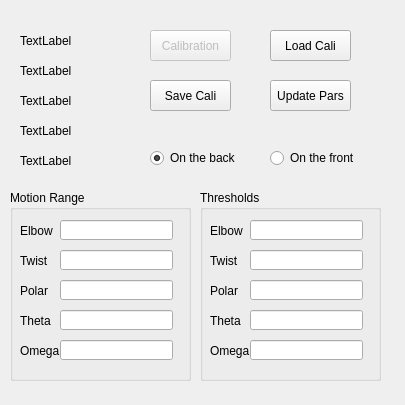
<?xml version="1.0" encoding="UTF-8"?>
<ui version="4.0">
 <class>CalibrationWindow</class>
 <widget class="QMainWindow" name="CalibrationWindow">
  <property name="geometry">
   <rect>
    <x>0</x>
    <y>0</y>
    <width>405</width>
    <height>405</height>
   </rect>
  </property>
  <property name="sizePolicy">
   <sizepolicy hsizetype="Fixed" vsizetype="Fixed">
    <horstretch>0</horstretch>
    <verstretch>0</verstretch>
   </sizepolicy>
  </property>
  <property name="minimumSize">
   <size>
    <width>405</width>
    <height>405</height>
   </size>
  </property>
  <property name="maximumSize">
   <size>
    <width>405</width>
    <height>405</height>
   </size>
  </property>
  <property name="windowTitle">
   <string>Calibration Window</string>
  </property>
  <widget class="QWidget" name="centralwidget">
   <widget class="QRadioButton" name="backButton">
    <property name="geometry">
     <rect>
      <x>150</x>
      <y>150</y>
      <width>89</width>
      <height>16</height>
     </rect>
    </property>
    <property name="text">
     <string>On the back</string>
    </property>
    <property name="checked">
     <bool>true</bool>
    </property>
   </widget>
   <widget class="QPushButton" name="savecaliButton">
    <property name="geometry">
     <rect>
      <x>150</x>
      <y>80</y>
      <width>81</width>
      <height>31</height>
     </rect>
    </property>
    <property name="text">
     <string>Save Cali</string>
    </property>
   </widget>
   <widget class="QLabel" name="elbow0">
    <property name="geometry">
     <rect>
      <x>20</x>
      <y>30</y>
      <width>111</width>
      <height>21</height>
     </rect>
    </property>
    <property name="text">
     <string>TextLabel</string>
    </property>
   </widget>
   <widget class="QRadioButton" name="frontButton">
    <property name="geometry">
     <rect>
      <x>270</x>
      <y>150</y>
      <width>89</width>
      <height>16</height>
     </rect>
    </property>
    <property name="text">
     <string>On the front</string>
    </property>
   </widget>
   <widget class="QPushButton" name="loadcaliButton">
    <property name="geometry">
     <rect>
      <x>270</x>
      <y>30</y>
      <width>81</width>
      <height>31</height>
     </rect>
    </property>
    <property name="text">
     <string>Load Cali</string>
    </property>
   </widget>
   <widget class="QLabel" name="azimuthal0">
    <property name="geometry">
     <rect>
      <x>20</x>
      <y>120</y>
      <width>111</width>
      <height>21</height>
     </rect>
    </property>
    <property name="text">
     <string>TextLabel</string>
    </property>
   </widget>
   <widget class="QPushButton" name="calibrationButton">
    <property name="enabled">
     <bool>false</bool>
    </property>
    <property name="geometry">
     <rect>
      <x>150</x>
      <y>30</y>
      <width>81</width>
      <height>31</height>
     </rect>
    </property>
    <property name="text">
     <string>Calibration</string>
    </property>
   </widget>
   <widget class="QGroupBox" name="groupBox">
    <property name="geometry">
     <rect>
      <x>10</x>
      <y>190</y>
      <width>181</width>
      <height>191</height>
     </rect>
    </property>
    <property name="title">
     <string>Motion Range</string>
    </property>
    <widget class="QLabel" name="label_17">
     <property name="geometry">
      <rect>
       <x>10</x>
       <y>150</y>
       <width>54</width>
       <height>21</height>
      </rect>
     </property>
     <property name="text">
      <string>Omega</string>
     </property>
    </widget>
    <widget class="QLabel" name="label_14">
     <property name="geometry">
      <rect>
       <x>10</x>
       <y>60</y>
       <width>54</width>
       <height>21</height>
      </rect>
     </property>
     <property name="text">
      <string>Twist</string>
     </property>
    </widget>
    <widget class="QLabel" name="label_15">
     <property name="geometry">
      <rect>
       <x>10</x>
       <y>90</y>
       <width>54</width>
       <height>21</height>
      </rect>
     </property>
     <property name="text">
      <string>Polar</string>
     </property>
    </widget>
    <widget class="QLineEdit" name="twistText">
     <property name="geometry">
      <rect>
       <x>50</x>
       <y>60</y>
       <width>113</width>
       <height>20</height>
      </rect>
     </property>
     <property name="inputMethodHints">
      <set>Qt::ImhFormattedNumbersOnly</set>
     </property>
     <property name="maxLength">
      <number>10</number>
     </property>
    </widget>
    <widget class="QLineEdit" name="elbowText">
     <property name="geometry">
      <rect>
       <x>50</x>
       <y>30</y>
       <width>113</width>
       <height>20</height>
      </rect>
     </property>
     <property name="inputMethodHints">
      <set>Qt::ImhFormattedNumbersOnly</set>
     </property>
     <property name="maxLength">
      <number>10</number>
     </property>
    </widget>
    <widget class="QLineEdit" name="polarText">
     <property name="geometry">
      <rect>
       <x>50</x>
       <y>90</y>
       <width>113</width>
       <height>20</height>
      </rect>
     </property>
     <property name="inputMethodHints">
      <set>Qt::ImhFormattedNumbersOnly</set>
     </property>
     <property name="maxLength">
      <number>10</number>
     </property>
    </widget>
    <widget class="QLabel" name="label_13">
     <property name="geometry">
      <rect>
       <x>10</x>
       <y>30</y>
       <width>54</width>
       <height>21</height>
      </rect>
     </property>
     <property name="text">
      <string>Elbow</string>
     </property>
    </widget>
    <widget class="QLineEdit" name="thetaText">
     <property name="geometry">
      <rect>
       <x>50</x>
       <y>120</y>
       <width>113</width>
       <height>20</height>
      </rect>
     </property>
     <property name="inputMethodHints">
      <set>Qt::ImhFormattedNumbersOnly</set>
     </property>
     <property name="maxLength">
      <number>10</number>
     </property>
    </widget>
    <widget class="QLabel" name="label_16">
     <property name="geometry">
      <rect>
       <x>10</x>
       <y>120</y>
       <width>54</width>
       <height>21</height>
      </rect>
     </property>
     <property name="text">
      <string>Theta</string>
     </property>
    </widget>
    <widget class="QLineEdit" name="omegaText">
     <property name="geometry">
      <rect>
       <x>50</x>
       <y>150</y>
       <width>113</width>
       <height>20</height>
      </rect>
     </property>
     <property name="inputMethodHints">
      <set>Qt::ImhFormattedNumbersOnly</set>
     </property>
     <property name="maxLength">
      <number>10</number>
     </property>
    </widget>
   </widget>
   <widget class="QLabel" name="polar0">
    <property name="geometry">
     <rect>
      <x>20</x>
      <y>90</y>
      <width>111</width>
      <height>21</height>
     </rect>
    </property>
    <property name="text">
     <string>TextLabel</string>
    </property>
   </widget>
   <widget class="QLabel" name="omega0">
    <property name="geometry">
     <rect>
      <x>20</x>
      <y>150</y>
      <width>111</width>
      <height>21</height>
     </rect>
    </property>
    <property name="text">
     <string>TextLabel</string>
    </property>
   </widget>
   <widget class="QPushButton" name="updateParaButton">
    <property name="geometry">
     <rect>
      <x>270</x>
      <y>80</y>
      <width>81</width>
      <height>31</height>
     </rect>
    </property>
    <property name="text">
     <string>Update Pars</string>
    </property>
   </widget>
   <widget class="QLabel" name="twist0">
    <property name="geometry">
     <rect>
      <x>20</x>
      <y>60</y>
      <width>111</width>
      <height>21</height>
     </rect>
    </property>
    <property name="text">
     <string>TextLabel</string>
    </property>
   </widget>
   <widget class="QGroupBox" name="groupBox_2">
    <property name="geometry">
     <rect>
      <x>200</x>
      <y>190</y>
      <width>181</width>
      <height>191</height>
     </rect>
    </property>
    <property name="title">
     <string>Thresholds</string>
    </property>
    <widget class="QLabel" name="label_18">
     <property name="geometry">
      <rect>
       <x>10</x>
       <y>150</y>
       <width>54</width>
       <height>21</height>
      </rect>
     </property>
     <property name="text">
      <string>Omega</string>
     </property>
    </widget>
    <widget class="QLabel" name="label_19">
     <property name="geometry">
      <rect>
       <x>10</x>
       <y>60</y>
       <width>54</width>
       <height>21</height>
      </rect>
     </property>
     <property name="text">
      <string>Twist</string>
     </property>
    </widget>
    <widget class="QLabel" name="label_20">
     <property name="geometry">
      <rect>
       <x>10</x>
       <y>90</y>
       <width>54</width>
       <height>21</height>
      </rect>
     </property>
     <property name="text">
      <string>Polar</string>
     </property>
    </widget>
    <widget class="QLineEdit" name="twistThreshold">
     <property name="geometry">
      <rect>
       <x>50</x>
       <y>60</y>
       <width>113</width>
       <height>20</height>
      </rect>
     </property>
     <property name="inputMethodHints">
      <set>Qt::ImhFormattedNumbersOnly</set>
     </property>
     <property name="maxLength">
      <number>10</number>
     </property>
    </widget>
    <widget class="QLineEdit" name="elbowThreshold">
     <property name="geometry">
      <rect>
       <x>50</x>
       <y>30</y>
       <width>113</width>
       <height>20</height>
      </rect>
     </property>
     <property name="inputMethodHints">
      <set>Qt::ImhFormattedNumbersOnly</set>
     </property>
     <property name="maxLength">
      <number>10</number>
     </property>
    </widget>
    <widget class="QLineEdit" name="polarThreshold">
     <property name="geometry">
      <rect>
       <x>50</x>
       <y>90</y>
       <width>113</width>
       <height>20</height>
      </rect>
     </property>
     <property name="inputMethodHints">
      <set>Qt::ImhFormattedNumbersOnly</set>
     </property>
     <property name="maxLength">
      <number>10</number>
     </property>
    </widget>
    <widget class="QLabel" name="label_21">
     <property name="geometry">
      <rect>
       <x>10</x>
       <y>30</y>
       <width>54</width>
       <height>21</height>
      </rect>
     </property>
     <property name="text">
      <string>Elbow</string>
     </property>
    </widget>
    <widget class="QLineEdit" name="thetaThreshold">
     <property name="geometry">
      <rect>
       <x>50</x>
       <y>120</y>
       <width>113</width>
       <height>20</height>
      </rect>
     </property>
     <property name="inputMethodHints">
      <set>Qt::ImhFormattedNumbersOnly</set>
     </property>
     <property name="maxLength">
      <number>10</number>
     </property>
    </widget>
    <widget class="QLabel" name="label_22">
     <property name="geometry">
      <rect>
       <x>10</x>
       <y>120</y>
       <width>54</width>
       <height>21</height>
      </rect>
     </property>
     <property name="text">
      <string>Theta</string>
     </property>
    </widget>
    <widget class="QLineEdit" name="omegaThreshold">
     <property name="geometry">
      <rect>
       <x>50</x>
       <y>150</y>
       <width>113</width>
       <height>20</height>
      </rect>
     </property>
     <property name="inputMethodHints">
      <set>Qt::ImhFormattedNumbersOnly</set>
     </property>
     <property name="maxLength">
      <number>10</number>
     </property>
    </widget>
   </widget>
  </widget>
 </widget>
 <resources/>
 <connections/>
</ui>
